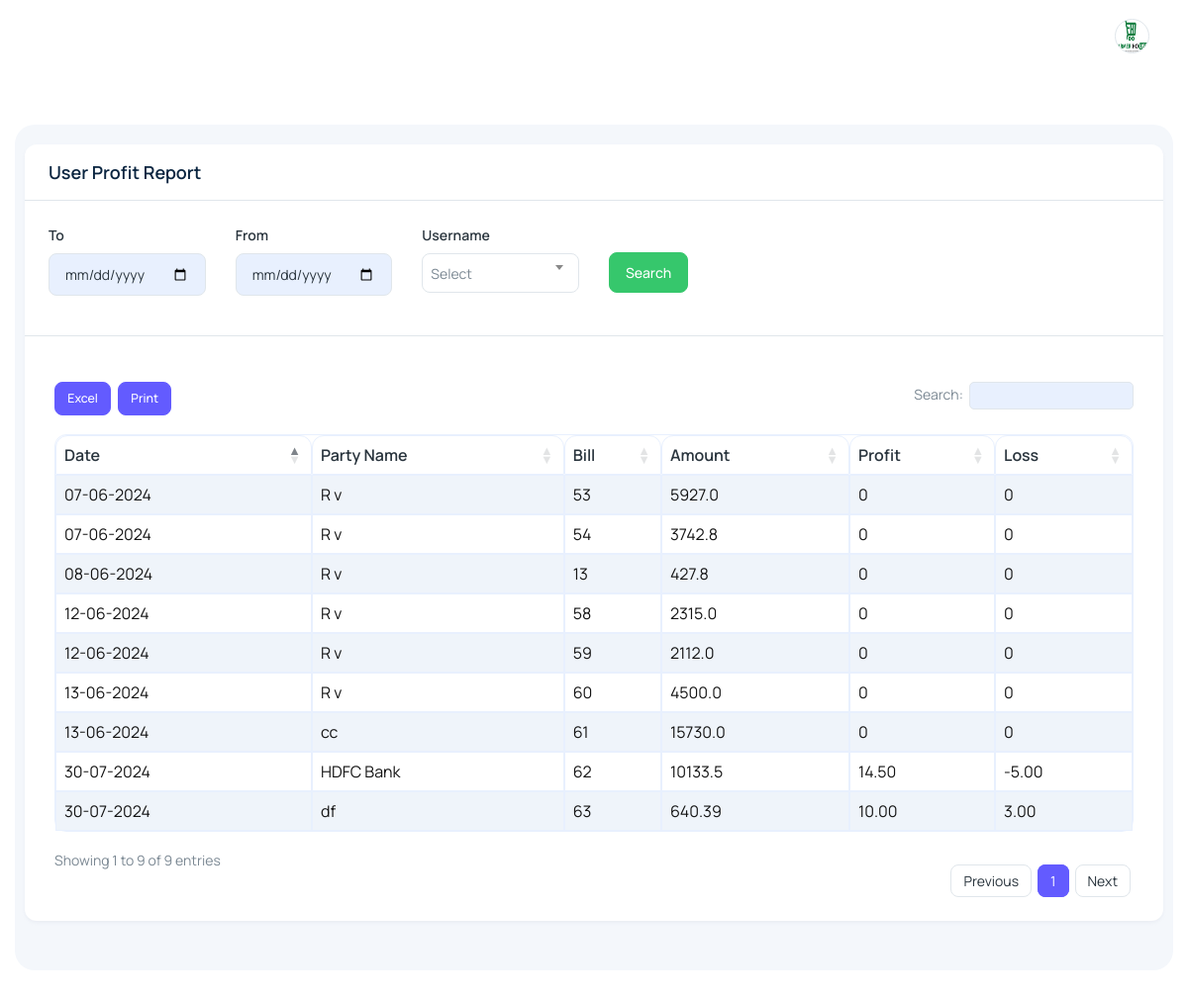
The page /UserProfitReport (signed in) on the database its author committed.
### main/models.py (models this page shows, shortened)
class SalesEntryModel(models.Model):
    user = models.CharField(max_length=100,null=True, blank=True)
    DeliveryBoyName = models.CharField(max_length=100,null=True, blank=True)
    DeliveryBoyNo = models.CharField(max_length=100,null=True, blank=True)
    TypeOfBusiness = models.CharField(max_length=100,null=True, blank=True)
    DeliveryTime = models.TimeField()
    InvoiceNo = models.CharField(max_length=100,null=True, blank=True)
    DateTime = models.DateTimeField(default=datetime.now())
    PartyName = models.CharField(max_length=100,null=True, blank=True)
    ProductId = models.CharField(max_length=100,null=True, blank=True)
    Type = models.CharField(max_length=100,null=True, blank=True)
    Amount = models.CharField(max_length=100,null=True, blank=True)
    Date = models.DateField(null=True, blank=True)
    Terms = models.CharField(max_length=100,null=True, blank=True)
    TypeofPayment = models.CharField(max_length=100,null=True, blank=True)
    TChargesAmount = models.CharField(max_length=100,null=True, blank=True)
    PayableAmount = models.CharField(max_length=100,null=True, blank=True)
    status = models.CharField(default='0',max_length=100,null=True, blank=True)
    PendingAmount = models.CharField(max_length=100,null=True, blank=True)
    OrderNo = models.CharField(max_length=100,null=True, blank=True)
    BillClear = models.CharField(default='0',max_length=100,null=True, blank=True)
    ProfitMargin = models.CharField(default='0',max_length=100,null=True, blank=True)
    LossMargin = models.CharField(default='0',max_length=100,null=True, blank=True)
    def ndate(self):
        return self.Date.strftime('%d-%m-%Y')

### main/views.py (the view, shortened to what this page needs)
# urls.py: path('UserProfitReport',views.UserProfitReport,name='UserProfitReport'),
@login_required(login_url='Login')
def UserProfitReport(request):
    Lr = SalesEntryModel.objects.filter(user=request.user)
    user=User.objects.filter(groups__name='USER')
    data = {'Lr':Lr,'user':user}
    if is_admin(request.user):
        return render(request,'admin/userprofitreport.html',data)

### main/views.py (called while the page is built)
def is_admin(user):
    data=User.objects.filter(is_superuser=True)
    for i in data:
        if str(i.username) == str(user):
            return True

### main/templates/admin/userprofitreport.html (shortened to what this page needs)
﻿{% extends 'admin/main.html' %}
{% load static %}
{% block content %}
<div class="body-wrapper">
  <div class="container-fluid">
    <div class="datatables">
      <div class="card">
        <div class="px-4 py-3 border-bottom">
          <h4 class="card-title mb-0">User Profit Report</h4>
        </div>
        <form class="card-body p-4 pb-0 mb-0" method="post">
          <div class="row mb-0">
            <div class="col-md-2">
              <div class="mb-4">
                <label for="exampleInputInvoiceNo" class="form-label">To</label>
                <input type="date" class="form-control" name="StartDate" id="StartDate" value="{{StartDate}}" required>
              </div>
            </div>
            <div class="col-md-2">
              <div class="mb-4">
                <label for="exampleInputInvoiceNo" class="form-label">From</label>
                <input type="date" class="form-control" name="EndDate" id="EndDate" value="{{EndDate}}" required>
              </div>
            </div>
            <div class="col-md-2">
              <label for="exampleInputtype" class="form-label">Username</label>
              <div class="mb-4">
              </div>
            </div>
            <div class="col-md-2 d-flex align-items-center">
                <button class="btn btn-success" type="submit">Search</button>
            </div>
          </div>
        </form>
        <hr>
        <div class="card-body">
          <div class="table-responsive">
            <table id="file_export" class="table w-100 table-striped table-bordered display text-nowrap">
              <thead>
                <tr>
                  <th class="">Date</th>
                  <th class="">Party Name</th>
                  <th class="">Bill</th>
                  <th class="">Amount</th>
                  <th class="">Profit</th>
                  <th class="">Loss</th>
                </tr>
              </thead>
              <tbody id="tbody">
                {% for i in Lr %}
                <tr>
                  <td>{{i.ndate}}</td>
                  <td>{{i.PartyName}}</td>
                  <td>{{i.InvoiceNo}}</td>
                  <td>{{i.Amount}}</td>
                  <td>{% if i.ProfitMargin == None %} 0{% else %}{{i.ProfitMargin}}{% endif %}</td>
                  <td>{% if i.LossMargin == None %} 0{% else %}{{i.LossMargin}}{% endif %}</td>
                </tr>
                {% endfor %}
              </tbody>
            </table>
          </div>
        </div>
      </div>
    </div>
  </div>
</div>
{% endblock content %}

### main/templates/admin/main.html (style rules this page uses)
input { background: #E8F0FE !important; }
.table-bordered { border: 0.5px solid #E8F0FE !important; box-shadow: #E8F0FE; color: black !important; }
table { border-radius: 12px !important; }
thead { border-radius: 12px !important; border-radius: 12px !important; }
th { border: 0.5px solid #E8F0FE !important; padding: 8px !important; border-top-left-radius: 12px !important; border-top-right-radius: 12px !important; }
td { border: 0.5px solid #E8F0FE !important; padding: 8px !important; color: rgb(20, 20, 20) !important; }
tbody { border-bottom-left-radius: 12px !important; border-bottom-right-radius: 12px !important; }

### rows shown on the page
SalesEntryModel: ndate "07-06-2024", PartyName "R v", InvoiceNo "53", Amount "5927.0"
SalesEntryModel: ndate "07-06-2024", PartyName "R v", InvoiceNo "54", Amount "3742.8"
SalesEntryModel: ndate "08-06-2024", PartyName "R v", InvoiceNo "13", Amount "427.8"
SalesEntryModel: ndate "12-06-2024", PartyName "R v", InvoiceNo "58", Amount "2315.0"
SalesEntryModel: ndate "12-06-2024", PartyName "R v", InvoiceNo "59", Amount "2112.0"
SalesEntryModel: ndate "13-06-2024", PartyName "R v", InvoiceNo "60", Amount "4500.0"
SalesEntryModel: ndate "13-06-2024", PartyName "cc", InvoiceNo "61", Amount "15730.0"
SalesEntryModel: ndate "30-07-2024", PartyName "HDFC Bank", InvoiceNo "62", Amount "10133.5", ProfitMargin "14.50", LossMargin "-5.00"
SalesEntryModel: ndate "30-07-2024", PartyName "df", InvoiceNo "63", Amount "640.39", ProfitMargin "10.00", LossMargin "3.00"
